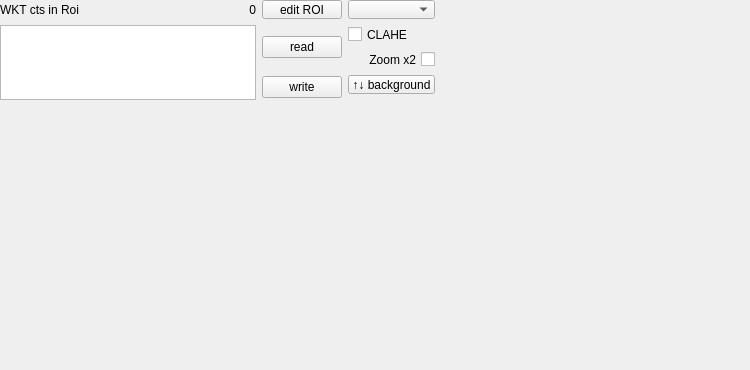
<?xml version="1.0" encoding="UTF-8"?>
<ui version="4.0">
 <class>Form</class>
 <widget class="QWidget" name="Form">
  <property name="geometry">
   <rect>
    <x>0</x>
    <y>0</y>
    <width>750</width>
    <height>370</height>
   </rect>
  </property>
  <property name="windowTitle">
   <string>Form</string>
  </property>
  <widget class="QWidget" name="layoutWidget">
   <property name="geometry">
    <rect>
     <x>0</x>
     <y>0</y>
     <width>642</width>
     <height>364</height>
    </rect>
   </property>
   <layout class="QVBoxLayout" name="verticalLayout">
    <item>
     <widget class="QFrame" name="frame">
      <property name="minimumSize">
       <size>
        <width>640</width>
        <height>100</height>
       </size>
      </property>
      <property name="maximumSize">
       <size>
        <width>16777215</width>
        <height>150</height>
       </size>
      </property>
      <widget class="QWidget" name="layoutWidget">
       <property name="geometry">
        <rect>
         <x>0</x>
         <y>0</y>
         <width>692</width>
         <height>100</height>
        </rect>
       </property>
       <layout class="QGridLayout" name="gridLayout">
        <item row="0" column="0">
         <widget class="QLabel" name="label_2">
          <property name="sizePolicy">
           <sizepolicy hsizetype="Preferred" vsizetype="Preferred">
            <horstretch>0</horstretch>
            <verstretch>1</verstretch>
           </sizepolicy>
          </property>
          <property name="text">
           <string>WKT cts in Roi</string>
          </property>
         </widget>
        </item>
        <item row="0" column="1">
         <widget class="QLabel" name="cts">
          <property name="sizePolicy">
           <sizepolicy hsizetype="Preferred" vsizetype="Preferred">
            <horstretch>0</horstretch>
            <verstretch>1</verstretch>
           </sizepolicy>
          </property>
          <property name="text">
           <string>0</string>
          </property>
          <property name="alignment">
           <set>Qt::AlignRight|Qt::AlignTrailing|Qt::AlignVCenter</set>
          </property>
         </widget>
        </item>
        <item row="0" column="2">
         <widget class="QPushButton" name="editRoiBtn">
          <property name="sizePolicy">
           <sizepolicy hsizetype="Minimum" vsizetype="Fixed">
            <horstretch>0</horstretch>
            <verstretch>1</verstretch>
           </sizepolicy>
          </property>
          <property name="toolTip">
           <string>mouse left click to ad vertex, mouse right click to close polygon</string>
          </property>
          <property name="text">
           <string>edit ROI</string>
          </property>
         </widget>
        </item>
        <item row="0" column="3">
         <widget class="QComboBox" name="RoicomboBox">
          <property name="sizePolicy">
           <sizepolicy hsizetype="Preferred" vsizetype="Fixed">
            <horstretch>0</horstretch>
            <verstretch>1</verstretch>
           </sizepolicy>
          </property>
          <property name="editable">
           <bool>false</bool>
          </property>
          <property name="currentText">
           <string/>
          </property>
         </widget>
        </item>
        <item row="0" column="6">
         <widget class="QLabel" name="errorLbl">
          <property name="sizePolicy">
           <sizepolicy hsizetype="Preferred" vsizetype="Preferred">
            <horstretch>0</horstretch>
            <verstretch>1</verstretch>
           </sizepolicy>
          </property>
          <property name="text">
           <string/>
          </property>
         </widget>
        </item>
        <item row="0" column="7" rowspan="2" colspan="2">
         <widget class="QPushButton" name="onBtn">
          <property name="sizePolicy">
           <sizepolicy hsizetype="Minimum" vsizetype="Fixed">
            <horstretch>0</horstretch>
            <verstretch>1</verstretch>
           </sizepolicy>
          </property>
          <property name="text">
           <string/>
          </property>
          <property name="flat">
           <bool>true</bool>
          </property>
         </widget>
        </item>
        <item row="0" column="9" rowspan="2" colspan="2">
         <widget class="QPushButton" name="startBtn">
          <property name="sizePolicy">
           <sizepolicy hsizetype="Minimum" vsizetype="Fixed">
            <horstretch>0</horstretch>
            <verstretch>1</verstretch>
           </sizepolicy>
          </property>
          <property name="minimumSize">
           <size>
            <width>5</width>
            <height>5</height>
           </size>
          </property>
          <property name="text">
           <string/>
          </property>
          <property name="flat">
           <bool>true</bool>
          </property>
         </widget>
        </item>
        <item row="0" column="11">
         <widget class="QPushButton" name="stopBtn">
          <property name="sizePolicy">
           <sizepolicy hsizetype="Minimum" vsizetype="Fixed">
            <horstretch>0</horstretch>
            <verstretch>1</verstretch>
           </sizepolicy>
          </property>
          <property name="text">
           <string/>
          </property>
          <property name="flat">
           <bool>true</bool>
          </property>
         </widget>
        </item>
        <item row="1" column="0" rowspan="4" colspan="2">
         <widget class="QPlainTextEdit" name="wktText">
          <property name="sizePolicy">
           <sizepolicy hsizetype="Preferred" vsizetype="Fixed">
            <horstretch>0</horstretch>
            <verstretch>1</verstretch>
           </sizepolicy>
          </property>
          <property name="minimumSize">
           <size>
            <width>0</width>
            <height>50</height>
           </size>
          </property>
          <property name="maximumSize">
           <size>
            <width>16777215</width>
            <height>75</height>
           </size>
          </property>
         </widget>
        </item>
        <item row="1" column="2" rowspan="2">
         <widget class="QPushButton" name="readWKT">
          <property name="sizePolicy">
           <sizepolicy hsizetype="Minimum" vsizetype="Fixed">
            <horstretch>0</horstretch>
            <verstretch>1</verstretch>
           </sizepolicy>
          </property>
          <property name="text">
           <string>read</string>
          </property>
         </widget>
        </item>
        <item row="2" column="5" rowspan="3">
         <widget class="QPushButton" name="continueBtn">
          <property name="enabled">
           <bool>true</bool>
          </property>
          <property name="sizePolicy">
           <sizepolicy hsizetype="Minimum" vsizetype="Fixed">
            <horstretch>0</horstretch>
            <verstretch>1</verstretch>
           </sizepolicy>
          </property>
          <property name="text">
           <string/>
          </property>
          <property name="flat">
           <bool>true</bool>
          </property>
         </widget>
        </item>
        <item row="2" column="7" rowspan="3">
         <widget class="QPushButton" name="offBtn">
          <property name="sizePolicy">
           <sizepolicy hsizetype="Minimum" vsizetype="Fixed">
            <horstretch>0</horstretch>
            <verstretch>1</verstretch>
           </sizepolicy>
          </property>
          <property name="text">
           <string/>
          </property>
          <property name="flat">
           <bool>true</bool>
          </property>
         </widget>
        </item>
        <item row="3" column="2" rowspan="2">
         <widget class="QPushButton" name="writeWKT">
          <property name="sizePolicy">
           <sizepolicy hsizetype="Minimum" vsizetype="Fixed">
            <horstretch>0</horstretch>
            <verstretch>1</verstretch>
           </sizepolicy>
          </property>
          <property name="text">
           <string>write</string>
          </property>
         </widget>
        </item>
        <item row="3" column="8" rowspan="2" colspan="2">
         <widget class="QWidget" name="pollErr" native="true">
          <property name="sizePolicy">
           <sizepolicy hsizetype="Preferred" vsizetype="Preferred">
            <horstretch>0</horstretch>
            <verstretch>1</verstretch>
           </sizepolicy>
          </property>
         </widget>
        </item>
        <item row="3" column="10" rowspan="2" colspan="2">
         <widget class="QLabel" name="statusLbl">
          <property name="sizePolicy">
           <sizepolicy hsizetype="Preferred" vsizetype="Preferred">
            <horstretch>0</horstretch>
            <verstretch>1</verstretch>
           </sizepolicy>
          </property>
          <property name="text">
           <string/>
          </property>
         </widget>
        </item>
        <item row="1" column="3">
         <widget class="QCheckBox" name="filter1">
          <property name="text">
           <string>CLAHE</string>
          </property>
         </widget>
        </item>
        <item row="2" column="3">
         <widget class="QCheckBox" name="bZoom">
          <property name="sizePolicy">
           <sizepolicy hsizetype="Minimum" vsizetype="Fixed">
            <horstretch>0</horstretch>
            <verstretch>1</verstretch>
           </sizepolicy>
          </property>
          <property name="layoutDirection">
           <enum>Qt::RightToLeft</enum>
          </property>
          <property name="text">
           <string>Zoom x2</string>
          </property>
         </widget>
        </item>
        <item row="3" column="3">
         <widget class="QPushButton" name="updateBG">
          <property name="sizePolicy">
           <sizepolicy hsizetype="Minimum" vsizetype="Fixed">
            <horstretch>0</horstretch>
            <verstretch>1</verstretch>
           </sizepolicy>
          </property>
          <property name="text">
           <string>↑↓ background</string>
          </property>
         </widget>
        </item>
       </layout>
      </widget>
     </widget>
    </item>
    <item>
     <widget class="QFrame" name="image_frame">
      <property name="sizePolicy">
       <sizepolicy hsizetype="Preferred" vsizetype="Preferred">
        <horstretch>0</horstretch>
        <verstretch>90</verstretch>
       </sizepolicy>
      </property>
      <property name="minimumSize">
       <size>
        <width>256</width>
        <height>256</height>
       </size>
      </property>
     </widget>
    </item>
   </layout>
  </widget>
 </widget>
 <resources>
  <include location="../res/quango.qrc"/>
 </resources>
 <connections/>
</ui>
